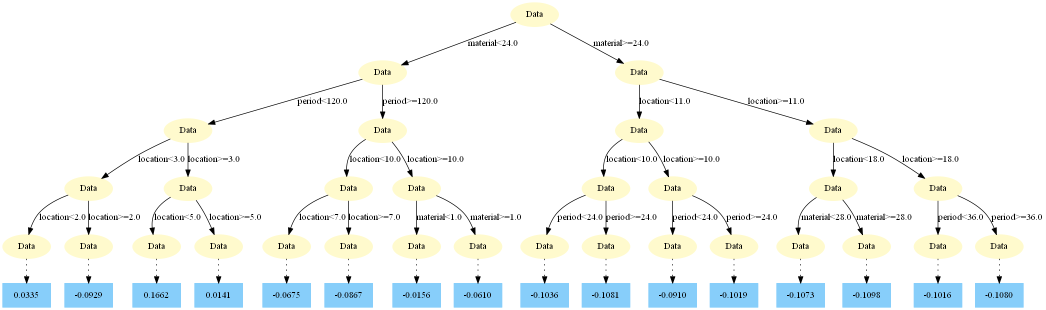
#> input picture results/NO.3_tree.jpg, 2091 x 620 px, given in place of NO.1_tree.jpg, which was not available (shown at 1/2 size)
$ python tree_plot.py   (older library calls are emulated)
#> lines starting #> are read from the running program, lines starting #| are printed output that depends on the picture


from PIL import Image
import pydotplus as pdp
from GBDT.decision_tree import Node, Tree
import os
import matplotlib.pyplot as plt
##import pdb


# [65 lines left out: function plot_tree_model, not called in this run]


def plot_all_trees(numberOfTrees: int):
    '''
    Collect all the generated decision trees into one picture for display
    :param numberOfTrees: the number of decision tree
    :return:
    '''
#> called with numberOfTrees = 10
    # Each row displays 3 decision trees.
    # The number of rows is determined by the number of decision trees.
    if numberOfTrees / 3 - int(numberOfTrees / 3) > 0.000001:    #树个数不是三的整数就加一排
        rows = int(numberOfTrees / 3)+1
    else:
        rows = int(numberOfTrees / 3)
    # Use subplot to display all decision trees in one figure
    plt.figure(1, figsize=(30,20))
    plt.axis('off')
    try:
        for index in range(1, numberOfTrees + 1):
            path = os.path.join('results', 'NO.{}_tree.jpg'.format(index))
            plt.subplot(rows, 3, index)
            img = Image.open(path)
#> img is the input picture: PIL image 2091x620 RGBA; mean R, G, B, A 243.2, 246.8, 245.5, 254.9
            img = img.resize((1000, 800), Image.ANTIALIAS)
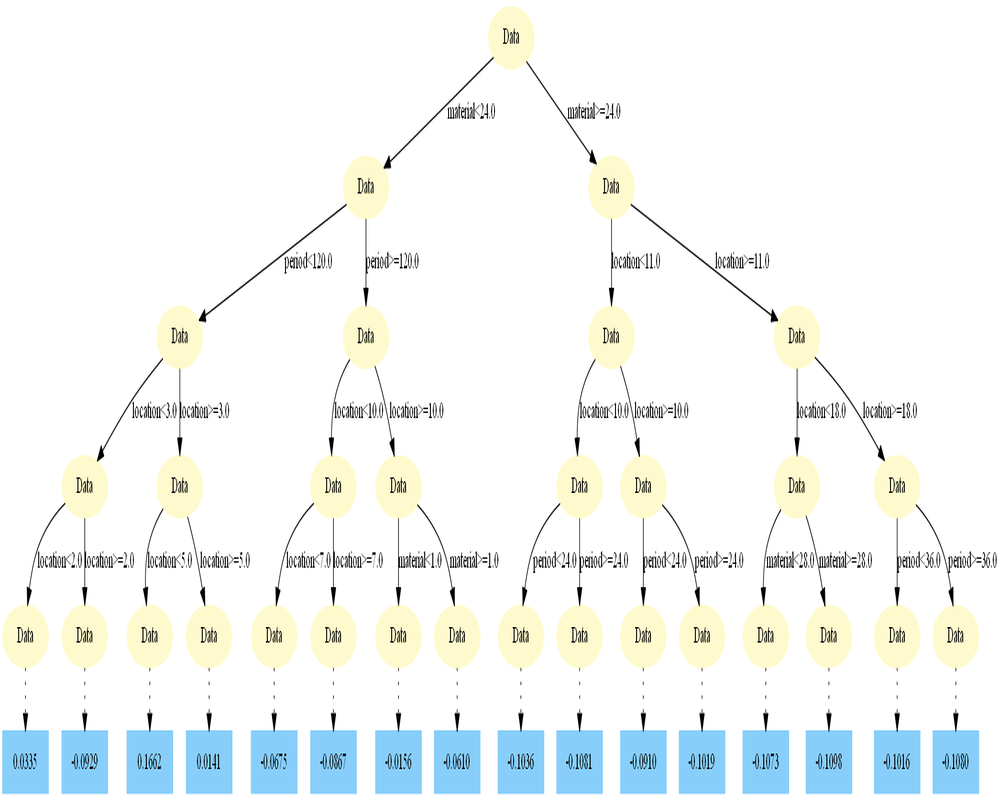
#> img: PIL image 1000x800 RGBA; mean R, G, B, A 242.9, 246.6, 245.2, 254.9; transparent parts drawn white
            plt.axis('off')
            plt.title('NO.{} tree'.format(index))
            plt.imshow(img)
#> pass 2 of the loop in plot_all_trees, `for index in range(1, numberOfTrees + 1):`:
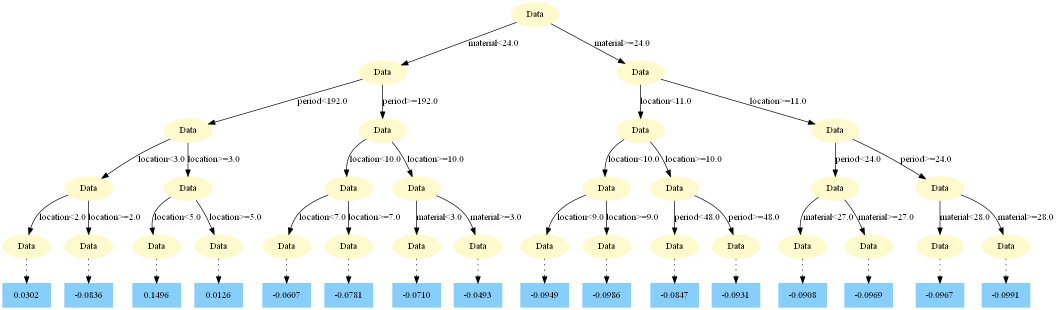
#> input picture results/NO.4_tree.jpg, 2113 x 620 px, given in place of NO.2_tree.jpg, which was not available (shown at 1/2 size)
#> in plot_all_trees, img is the input picture: PIL image 2113x620 RGBA; mean R, G, B, A 243.3, 246.9, 245.5, 255
#> in plot_all_trees, `img = img.resize((1000, 800), Image.ANTIALIAS)`:
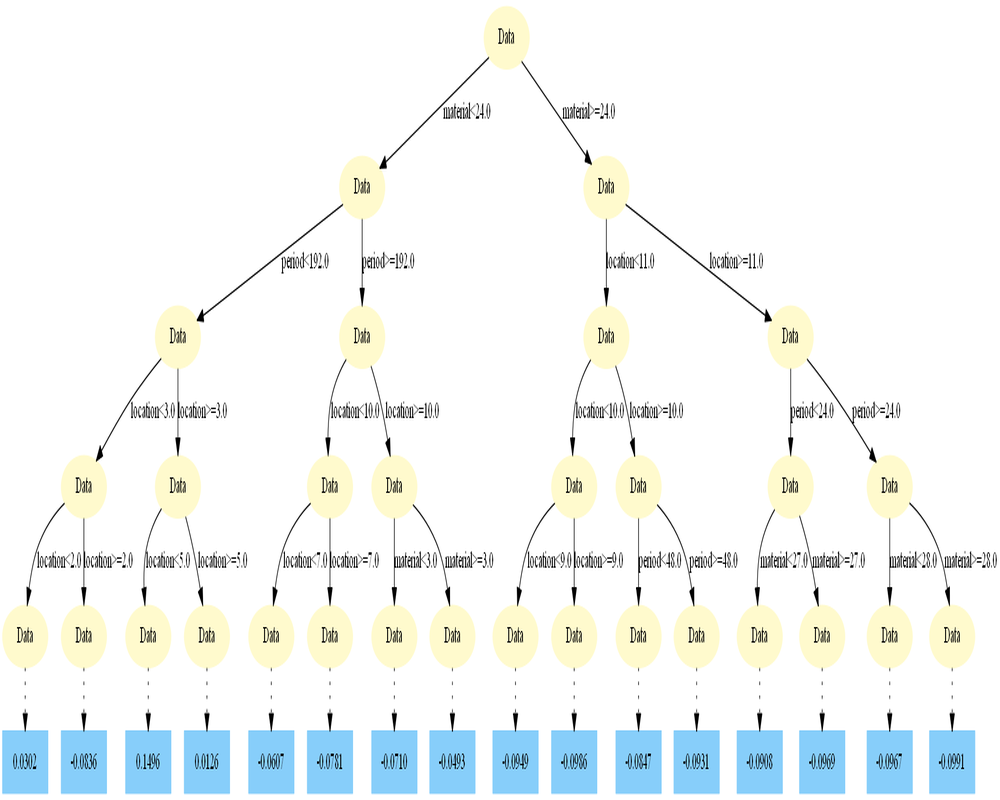
#> img: PIL image 1000x800 RGBA; mean R, G, B, A 243.1, 246.7, 245.3, 255
        plt.savefig('results/all_trees.jpg', dpi=300)
        plt.show()
        # Since pyplot picture pixels are not very high,
        # use the method to generate high-quality pictures
        image_compose(numberOfTrees)
    except Exception as e:
        raise e


# [73 lines left out: functions image_compose, traversal_preorder, traversal, not called in this run]


if __name__ =="__main__":
#> (the run stopped early here; a loop or call above may not have finished)
